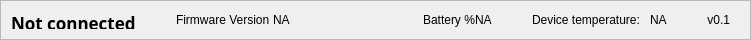
           <widget class="QFrame" name="main_footer">
            <property name="minimumSize">
             <size>
              <width>0</width>
              <height>40</height>
             </size>
            </property>
            <property name="maximumSize">
             <size>
              <width>16777215</width>
              <height>40</height>
             </size>
            </property>
            <property name="styleSheet">
             <string notr="true"/>
            </property>
            <property name="frameShape">
             <enum>QFrame::StyledPanel</enum>
            </property>
            <property name="frameShadow">
             <enum>QFrame::Raised</enum>
            </property>
            <layout class="QHBoxLayout" name="horizontalLayout_14">
             <property name="spacing">
              <number>0</number>
             </property>
             <property name="leftMargin">
              <number>10</number>
             </property>
             <property name="topMargin">
              <number>10</number>
             </property>
             <property name="rightMargin">
              <number>0</number>
             </property>
             <property name="bottomMargin">
              <number>10</number>
             </property>
             <item>
              <widget class="QLabel" name="ft_label_device_3">
               <property name="font">
                <font>
                 <family>DM Sans</family>
                 <pointsize>13</pointsize>
                 <weight>50</weight>
                 <italic>false</italic>
                 <bold>false</bold>
                </font>
               </property>
               <property name="styleSheet">
                <string notr="true"/>
               </property>
               <property name="text">
                <string>&lt;html&gt;&lt;head/&gt;&lt;body&gt;&lt;p&gt;&lt;span style=&quot; font-weight:600;&quot;&gt;Not connected&lt;/span&gt;&lt;/p&gt;&lt;/body&gt;&lt;/html&gt;</string>
               </property>
              </widget>
             </item>
             <item>
              <spacer name="horizontalSpacer_2">
               <property name="orientation">
                <enum>Qt::Horizontal</enum>
               </property>
               <property name="sizeHint" stdset="0">
                <size>
                 <width>40</width>
                 <height>20</height>
                </size>
               </property>
              </spacer>
             </item>
             <item>
              <layout class="QHBoxLayout" name="horizontalLayout_25">
               <item>
                <widget class="QLabel" name="ft_label_firmware">
                 <property name="styleSheet">
                  <string notr="true"/>
                 </property>
                 <property name="text">
                  <string>Firmware Version </string>
                 </property>
                </widget>
               </item>
               <item>
                <widget class="QLabel" name="ft_label_firmware_value">
                 <property name="text">
                  <string>NA</string>
                 </property>
                </widget>
               </item>
              </layout>
             </item>
             <item>
              <spacer name="horizontalSpacer">
               <property name="orientation">
                <enum>Qt::Horizontal</enum>
               </property>
               <property name="sizeHint" stdset="0">
                <size>
                 <width>133</width>
                 <height>20</height>
                </size>
               </property>
              </spacer>
             </item>
             <item>
              <layout class="QHBoxLayout" name="horizontalLayout_26">
               <property name="spacing">
                <number>-1</number>
               </property>
               <item alignment="Qt::AlignHCenter">
                <widget class="QLabel" name="ft_label_battery">
                 <property name="styleSheet">
                  <string notr="true"/>
                 </property>
                 <property name="text">
                  <string>Battery %</string>
                 </property>
                </widget>
               </item>
               <item>
                <widget class="QLabel" name="ft_label_battery_value">
                 <property name="styleSheet">
                  <string notr="true"/>
                 </property>
                 <property name="text">
                  <string>NA</string>
                 </property>
                </widget>
               </item>
              </layout>
             </item>
             <item>
              <spacer name="horizontalSpacer_3">
               <property name="orientation">
                <enum>Qt::Horizontal</enum>
               </property>
               <property name="sizeHint" stdset="0">
                <size>
                 <width>40</width>
                 <height>20</height>
                </size>
               </property>
              </spacer>
             </item>
             <item>
              <layout class="QHBoxLayout" name="horizontalLayout_27">
               <property name="spacing">
                <number>10</number>
               </property>
               <item>
                <widget class="QLabel" name="ft_label_temp">
                 <property name="styleSheet">
                  <string notr="true"/>
                 </property>
                 <property name="text">
                  <string>Device temperature:</string>
                 </property>
                </widget>
               </item>
               <item>
                <widget class="QLabel" name="ft_label_temp_value">
                 <property name="text">
                  <string>NA</string>
                 </property>
                </widget>
               </item>
              </layout>
             </item>
             <item>
              <spacer name="horizontalSpacer_4">
               <property name="orientation">
                <enum>Qt::Horizontal</enum>
               </property>
               <property name="sizeHint" stdset="0">
                <size>
                 <width>40</width>
                 <height>20</height>
                </size>
               </property>
              </spacer>
             </item>
             <item>
              <widget class="QLabel" name="ft_label_version">
               <property name="styleSheet">
                <string notr="true"/>
               </property>
               <property name="text">
                <string>v0.1</string>
               </property>
               <property name="alignment">
                <set>Qt::AlignRight|Qt::AlignTrailing|Qt::AlignVCenter</set>
               </property>
              </widget>
             </item>
             <item>
              <widget class="QFrame" name="frame_size_grip">
               <property name="minimumSize">
                <size>
                 <width>20</width>
                 <height>20</height>
                </size>
               </property>
               <property name="maximumSize">
                <size>
                 <width>20</width>
                 <height>20</height>
                </size>
               </property>
               <property name="cursor">
                <cursorShape>SizeFDiagCursor</cursorShape>
               </property>
               <property name="frameShape">
                <enum>QFrame::NoFrame</enum>
               </property>
               <property name="frameShadow">
                <enum>QFrame::Raised</enum>
               </property>
              </widget>
             </item>
            </layout>
           </widget>
